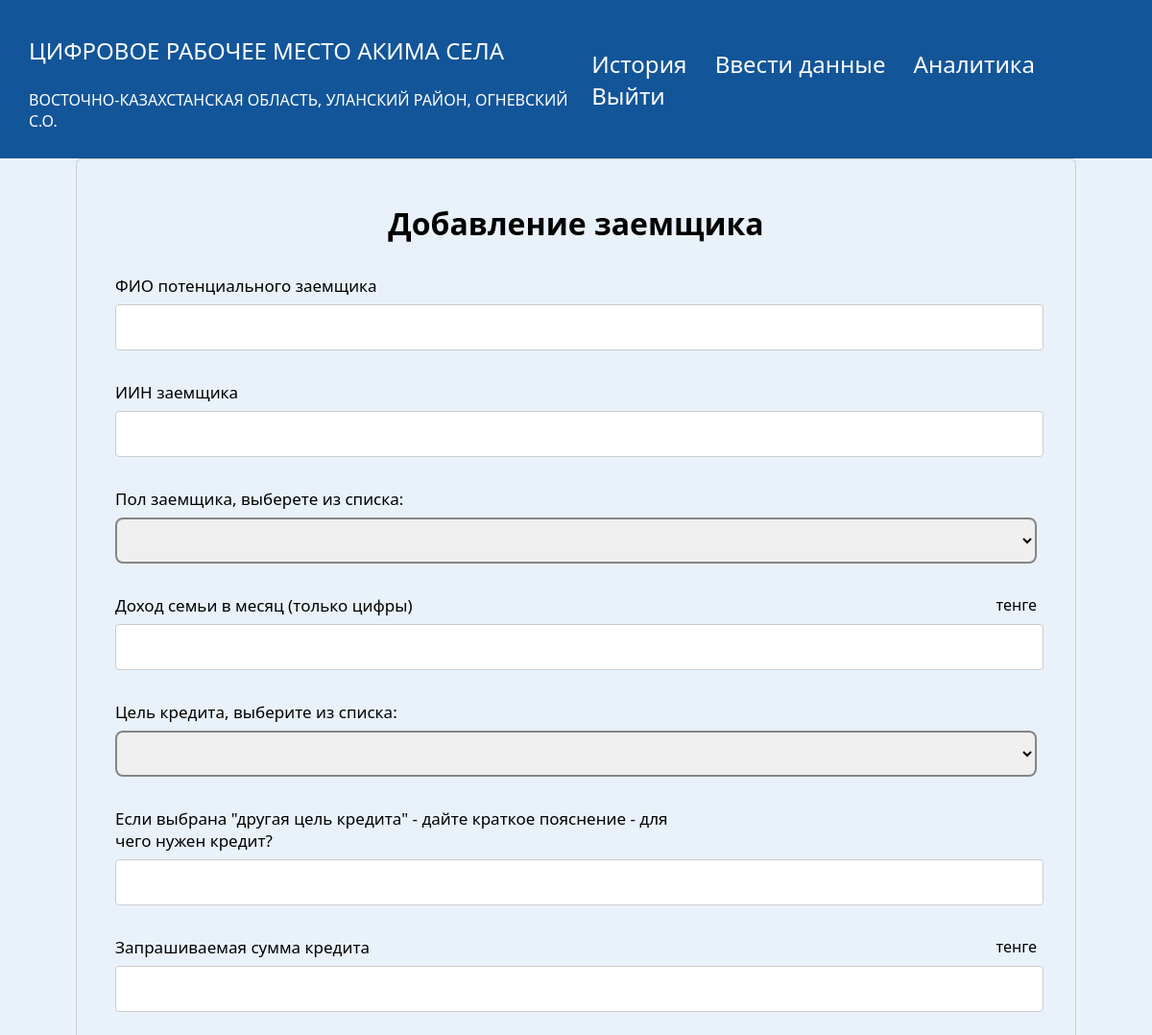
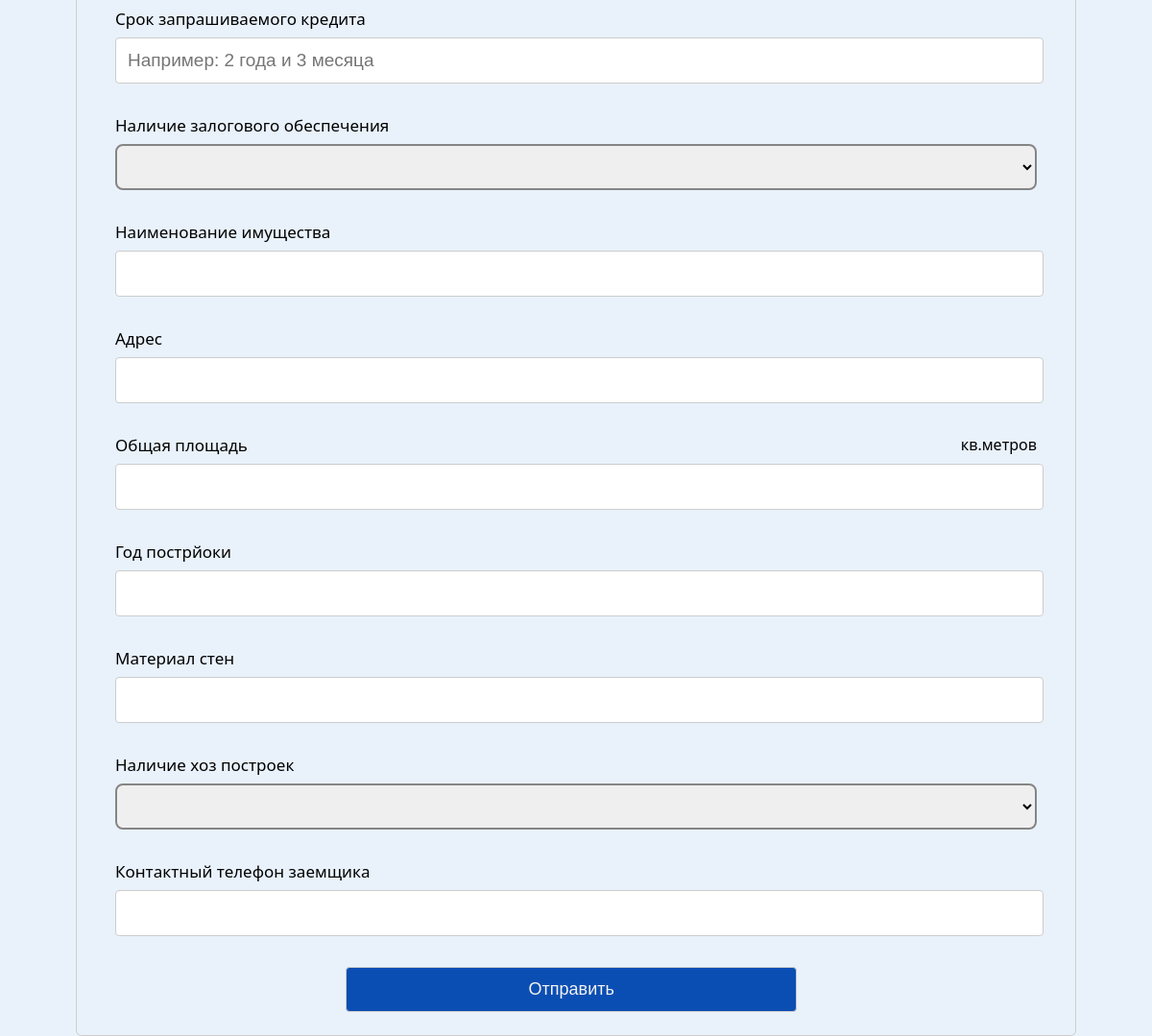
The app's page /add-creditors (signed in) with its own data (2 pictures, top to bottom).
### app/models.py (models this page shows, shortened)
class User(db.Model, UserMixin):
   id = db.Column(db.Integer, primary_key = True)
   login = db.Column(db.String(250), unique=True)
   kato_2 = db.Column(db.String(1024))
   kato_2_name = db.Column(db.String(1024))
   kato_4 = db.Column(db.String(1024))
   kato_4_name = db.Column(db.String(1024))
   kato_6 = db.Column(db.String(1024), unique=True)
   kato_6_name = db.Column(db.String(1024))
   password = db.Column(db.String(250))
   is_district = db.Column(db.Boolean)
   is_obl = db.Column(db.Boolean)

### app/routes.py (the view, shortened to what this page needs)
@app.route('/add-creditors', methods=['POST', 'GET'])
@login_required
def add_creditors():
    form = CreditorForm()
    if request.method == 'GET':
        return render_template('creditors.html', form=form, user=current_user, measurement_units=measurement_units)
    return render_template('creditors.html', form=form, user=current_user, measurement_units=measurement_units)

### app/routes.py (called while the page is built)
@login_manager.user_loader
def load_user(user_id):
    return User.query.get(int(user_id))

### app/templates/creditors.html (shortened to what this page needs)
{% extends "base.html" %} {% block title %}Форма заполнения кредиторов{% endblock %}
{% block content %}
<link rel="stylesheet" href="{{ url_for('static', filename='creditors.css') }}" />
<body>
  <form action="#" class="form" method="POST">
    <h1 class="text-center">Добавление заемщика</h1>
    <div class="input-group">
      <div class="label">
        {{ form.FIO.label }}
      </div>
      {{ form.FIO }}
    </div>
    <div class="input-group">
      <div class="label">
        {{ form.IIN.label }}
      </div>
      {{ form.IIN }}
    </div>
    <div class="input-group">
      <div class="label">
        {{ form.gender.label }}
      </div>
      {{ form.gender }}
    </div>
    <div class="input-group">
      <div class="label">
        {{ form.family_income_month.label }}
        {{ measurement_units['tenge'] }}
      </div>
      {{ form.family_income_month }}
    </div>
    <div class="input-group">
      <div class="label">
        {{ form.credit_goal.label }}
      </div>
      {{ form.credit_goal }}
    </div>
    <div class="input-group">
      <div class="label">
        {{ form.credit_other_goal.label }}
      </div>
      {{ form.credit_other_goal }}
    </div>
    <div class="input-group">
      <div class="label">
        {{ form.credit_amount.label }}
        {{ measurement_units['tenge'] }}
      </div>
      {{ form.credit_amount }}
    </div>
    <div class="input-group">
      <div class="label">
        {{ form.credit_period.label }}
      </div>
      {{ form.credit_period(placeholder='Например: 2 года и 3 месяца') }}
    </div>
    <div class="input-group">
      <div class="label">
        {{ form.zalog_avaliability.label }}
      </div>
      {{ form.zalog_avaliability }}
    </div>
    <div class="input-group">
      <div class="label">
        {{ form.zalog_name.label }}
      </div>
      {{ form.zalog_name }}
    </div>
    <div class="input-group">
      <div class="label">
        {{ form.zalog_address.label }}
      </div>
      {{ form.zalog_address }}
    </div>
    <div class="input-group">
      <div class="label">
        {{ form.zalog_square.label }}
        {{ measurement_units['square'] }}
      </div>
      {{ form.zalog_square }}
    </div>
    <div class="input-group">
      <div class="label">
        {{ form.zalog_creation_year.label }}
      </div>
      {{ form.zalog_creation_year }}
    </div>
    <div class="input-group">
      <div class="label">
        {{ form.zalog_wall_material.label }}
      </div>
      {{ form.zalog_wall_material }}
    </div>
    <div class="input-group">
      <div class="label">
        {{ form.zalog_hoz_buildings.label }}
      </div>
      {{ form.zalog_hoz_buildings }}
    </div>
    <div class="input-group">
      <div class="label">
        {{ form.creditor_phone.label }}
      </div>
      {{ form.creditor_phone }}
    </div>
    <div class="btns-group">
      {{ form.submit(class="btn") }}
    </div>
  </form>
</body>
{% endblock %}

### app/templates/base.html (shortened to what this page needs)
<!DOCTYPE html>
<html lang="ru">
<head>
  <link rel="stylesheet" href="{{ url_for('static', filename='base.css') }}">
</head>
<div class="content">
  <nav class="head">
    <div class="logo_block">
    {% if user.is_authenticated %}
        {% if user.is_obl %}
        <div>
          <p class="logo_text">Цифровое Рабочее место Акима области</p>
         <p class="logo_text_under">{{ user.kato_2_name }}</p>
        </div>
        {% elif user.is_district %}
            <div>
                <p class="logo_text">Цифровое Рабочее место Акима района</p>
               <p class="logo_text_under">{{ user.kato_4_name }}</p>
            </div>
       {% else %}
            <div>
                <p class="logo_text">Цифровое Рабочее место Акима села</p>
                <p class="logo_text_under">{{ user.kato_2_name }}, {{ user.kato_4_name }}, {{ user.kato_6_name }}</p>
            </div>
       {% endif %}
    {% endif %}
    </div>
    <div>
      {% if user.is_authenticated %}
      {% if user.is_district %}
      <a class="nav_link" id="portfolio" href="{{ url_for('region_akim') }}">Анкеты</a>
      {% else %}
      {% if not user.is_obl %}
      <a class="nav_link" id="portfolio" href="{{ url_for('account') }}">История</a>
      <a class="nav_link" id="portfolio" href="{{ url_for('edit_form') }}">Ввести данные</a>
      {% endif %}
      {% endif %}
      <a class="nav_link" id="portfolio" href="{{ url_for('dashboard_soc1') }}">Аналитика</a>
      <a class="nav_link" id="logout" href="{{ url_for('logout') }}">Выйти</a>
      {% else %}
      <a class="nav_link" id="login" href="{{ url_for('login') }}">Войти</a>
      {% endif %}
    </div>
  </nav>
  <div class="container">{% block content %} {% endblock %}</div>
</div>
</html>

### app/static/base.css (style rules this page uses)
body { margin: 0; background-color: rgba(215, 231, 248, 0.53); font-family: Montserrat, "Segoe UI", Tahoma, Geneva, Verdana, sans-serif; }
.content { width: 100%; }
.head { display: flex; width: 100%; justify-content: space-between; height: fit-content; align-items: center; background-color: #125599; padding-bottom: 12px; padding-top: 12px; }
.logo_block { display: flex; align-items: center; }
.logo_text { font-size: x-large; color: #fff; margin-left: 30px; text-transform: uppercase; }
.logo_text_under { font-size: medium; color: #fff; margin-left: 30px; text-transform: uppercase; }
.nav_link { font-size: x-large; color: #fff; text-decoration: none; padding-right: 25px; }

### app/static/creditors.css (style rules this page uses)
:root { --primary-color: rgb(11, 78, 179); }
label { display: block; margin-bottom: 0.5rem; width: 60%; }
.label { display: flex; width: 100%; justify-content: space-between; }
input { display: block; font-size: 19px; width: 98%; padding: 0.75rem; border: 1px solid #ccc; border-radius: 0.25rem; }
select { width: 100%; font-size: 19px; padding: 0.25rem; border-radius: 0.5rem; border: #858585 2px solid; height: 3rem; }
label { font-size: 17px; }
.text-center { text-align: center; }
.form { width: 80%; max-width: 1200px; margin: 0 auto; border: 1px solid #ccc; border-radius: 0.35rem; padding: 1.5rem 2.5rem; }
.input-group { margin: 2rem 0; }
.btns-group { display: flex; width: 50%; margin: 0 auto; }
.btn { padding: 0.75rem; font-size: 18px; display: block; text-decoration: none; background-color: var(--primary-color); color: #f3f3f3; text-align: center; border-radius: 0.25rem; cursor: pointer; transition: 0.3s; }

### records on screen
User: kato_2_name "ВОСТОЧНО-КАЗАХСТАНСКАЯ ОБЛАСТЬ", kato_4_name "УЛАНСКИЙ РАЙОН", kato_6_name "ОГНЕВСКИЙ С.О."

### other values on screen
{{ measurement_units['tenge'] }} "тенге"
{{ measurement_units['square'] }} "кв.метров"
